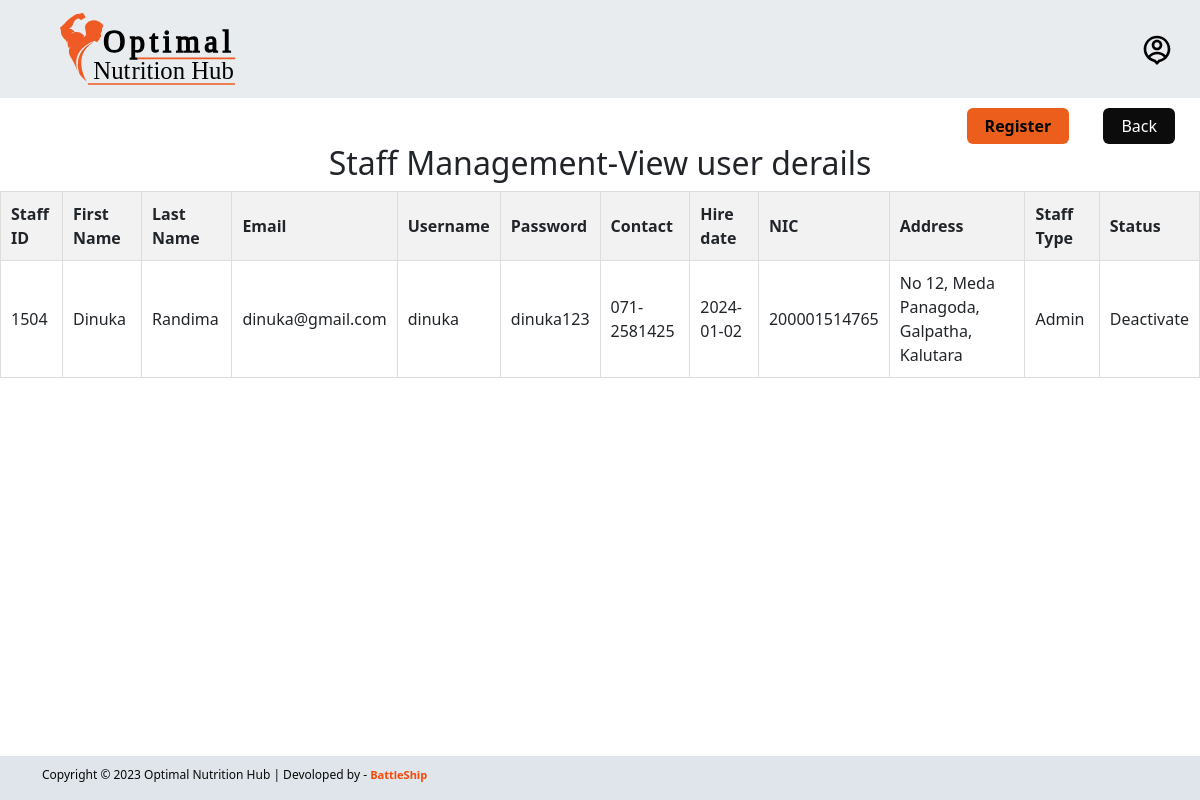
The page /admin/staff-management/staff-view.php?staffId=1504 (signed in) on the database its author committed.
### tables this page shows
CREATE TABLE `staff` (
  `staff_id` int(11) NOT NULL,
  `staff_fname` varchar(50) DEFAULT NULL,
  `staff_lname` varchar(50) DEFAULT NULL,
  `staff_username` varchar(50) DEFAULT NULL,
  `staff_pwd` varchar(50) DEFAULT NULL,
  `staff_email` varchar(100) DEFAULT NULL,
  `staff_is_active` tinyint(1) DEFAULT 1,
  `staff_phone` varchar(15) DEFAULT NULL,
  `staff_hire_date` date DEFAULT NULL,
  `staff_nic` varchar(15) DEFAULT NULL,
  `staff_add_line1` varchar(255) DEFAULT NULL,
  `staff_add_line2` varchar(255) DEFAULT NULL,
  `staff_add_line3` varchar(255) DEFAULT NULL,
  `staff_add_line4` varchar(255) DEFAULT NULL,
  `fk_staff_type_id` int(11) DEFAULT NULL
);

CREATE TABLE `staff_type` (
  `staff_type_id` int(11) NOT NULL,
  `staff_type_name` varchar(50) DEFAULT NULL
);

### admin/staff-management/staff-view.php (the view, shortened to what this page needs)
<?php
include('../../database/config.php');
?>
<!DOCTYPE html>
<html lang="en">
<head>
    <link href="https://cdn.jsdelivr.net/npm/bootstrap@5.3.2/dist/css/bootstrap.min.css" rel="stylesheet">
    <link rel="stylesheet" href="../../css/main.css">
    <link rel="stylesheet" href="../../css/footer.css">
    <link rel="stylesheet" href="../../css/staff-management.css?v=<?php echo time(); ?>">
</head>
<body>
    <?php
    include('../../includes/admin-navigation-bar.php');
    ?>
    <div class="back-button-container">
        <a href="staff-register.php" class="Registration">Register</a>
        <a href="staffAccount-management.php" class="back-button">Back</a>
    </div>
    <h2 class="text-center ">Staff Management-View user derails</h2>
    <table>
        <tr>
            <th>Staff ID</th>
            <th>First Name</th>
            <th>Last Name</th>
            <th>Email</th>
            <th>Username</th>
            <th>Password</th>
            <th>Contact</th>
            <th>Hire date</th>
            <th>NIC</th>
            <th>Address</th>
            <th>Staff Type</th>
            <th>Status</th>
        </tr>
        <?php
        if (isset($_GET['staffId'])) {
            $view_staff = $_GET['staffId'];
            $get_userdetails = "SELECT staff_id, staff_fname, staff_lname, staff_email, staff_username, staff_pwd, staff_phone, staff_hire_date, staff_nic, staff_add_line1, staff_add_line2, staff_add_line3, staff_add_line4, staff_type_name, staff_is_active FROM staff
            INNER JOIN staff_type ON staff.fk_staff_type_id = staff_type.staff_type_id
            WHERE staff.staff_id = $view_staff";
            $result = mysqli_query($con, $get_userdetails);
            $row_count = mysqli_num_rows($result);
            if ($row_count == 0) {
                echo "<h2 class='bg-danger text-center mt-5 '> No users yet </h2>";
            } else {
                while ($row_data = mysqli_fetch_assoc($result)) {
                    $staff_id = $row_data['staff_id'];
                    $staff_fname = $row_data['staff_fname'];
                    $staff_lname = $row_data['staff_lname'];
                    $staff_email = $row_data['staff_email'];
                    $staff_username = $row_data['staff_username'];
                    $Staff_password = $row_data['staff_pwd'];
                    $staff_contact = $row_data['staff_phone'];
                    $staff_hire_date = $row_data['staff_hire_date'];
                    $staff_nic = $row_data['staff_nic'];
                    $staff_Address = $row_data['staff_add_line1'] . ', ' . $row_data['staff_add_line2'] . ', ' . $row_data['staff_add_line3'] . ', ' . $row_data['staff_add_line4'];
                    $staff_type_name = $row_data['staff_type_name'];
                    $status = "Deactivate";
                    echo "<tr>
                    <td>$staff_id</td>
                    <td>$staff_fname</td>
                    <td>$staff_lname</td>
                    <td>$staff_email</td>
                    <td>$staff_username</td>
                    <td>$Staff_password</td>
                    <td>$staff_contact</td>
                    <td>$staff_hire_date</td>
                    <td>$staff_nic</td>
                    <td>$staff_Address</td>
                    <td>$staff_type_name</td>
                    <td>$status</td>
                </tr>
                    ";
                }
            }
        }
        ?>
    </table>
    <div class="fixed-bottom ">
        <footer class="bettle">
            <div class="container">
                <div class="row">
                    <div class="col-md-8 col-sm-6 col-xs-12">
                        <p class="copyright-text">Copyright &copy; 2023 Optimal Nutrition Hub | Devoloped by -
                            <a href="#"> BattleShip</a>
                        </p>
                    </div>
                </div>
            </div>
        </footer>
    </div>
</body>
</html>

### css/main.css (style rules this page uses)
.back-button-container { text-align: right; margin-top: 10px; }
.back-button { display: inline-block; padding: 6px 18px; margin-right: 25px; font-size: 16px; text-decoration: none; background-color: #0c0c0c; color: white; border-radius: 6px; transition: background-color 0.3s; }
.Registration { display: inline-block; padding: 6px 18px; margin-right: 30px; font-size: 16px; font-weight: 700; text-decoration: none; background-color: #ec5e1c; color: rgb(5, 5, 5); border-radius: 6px; border-color: #0c0c0c; border: 2px; transition: background-color 0.3s; }

### css/footer.css (style rules this page uses)
.bettle { font-size: 12px; background-color: #dfe5eb; color: #080808; padding-top: 10px; }
.bettle a { font-size: 11px; text-align: center; margin: 20px 0 10px; color: orangered; text-decoration: none; font-weight: 300; font-weight: bold; }

### css/staff-management.css (style rules this page uses)
table { width: 100%; border-collapse: collapse; margin-bottom: 20px; }
th, td { border: 1px solid #ddd; padding: 10px; text-align: left; }
th { background-color: #f2f2f2; }

### rows shown on the page
staff: staff_id "1504", staff_fname "Dinuka", staff_lname "Randima", staff_email "dinuka@gmail.com", staff_username "dinuka", staff_pwd "dinuka123", staff_phone "071-2581425", staff_hire_date "2024-01-02", staff_nic "200001514765", staff_Address "No 12, Meda Panagoda, Galpatha, Kalutara", fk_staff_type.staff_type_name "Admin", status "Deactivate"
